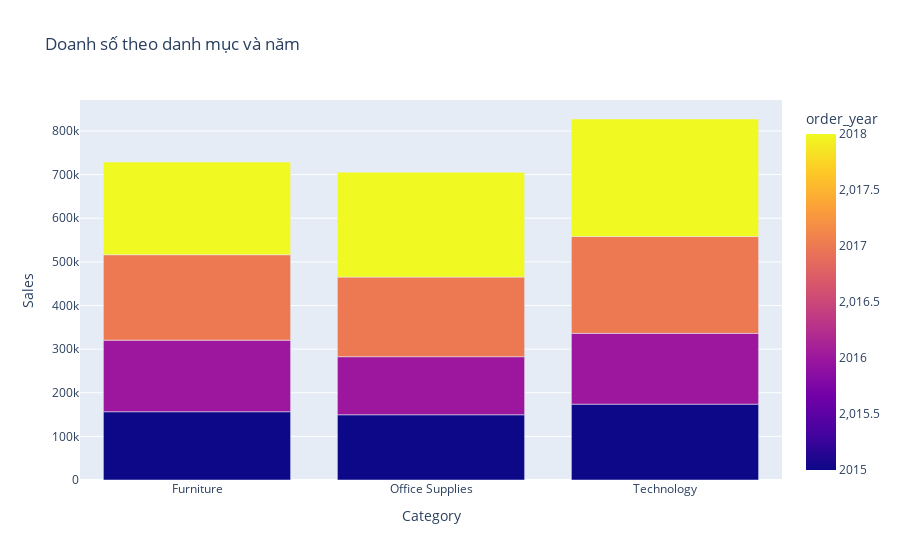

Notebook code for this chart:
### Markdown cell above
**Doanh số theo từng doanh mục theo từng năm**

### Code cell
cats_sales = raw_data.groupby(['Category', 'order_year'])['Sales'].sum()
fig = px.bar(cats_sales.reset_index(), x='Category', y='Sales', color='order_year', barmode='group', title='Doanh số theo danh mục và năm')
fig.show()

### Figure 1 — Plotly figure (JSON) as saved in the notebook; plotly's stock layout.template omitted (floating-point values rounded to 4 significant figures)
{"data": [{"alignmentgroup": "True", "hovertemplate": "Category=%{x}<br>Sales=%{y}<br>order_year=%{marker.color}<extra></extra>", "legendgroup": "", "marker": {"color": [2015, 2016, 2017, 2018, 2015, 2016, 2017, 2018, 2015, 2016, 2017, 2018], "coloraxis": "coloraxis", "pattern": {"shape": ""}}, "name": "", "offsetgroup": "", "orientation": "v", "showlegend": false, "textposition": "auto", "type": "bar", "x": ["Furniture", "Furniture", "Furniture", "Furniture", "Office Supplies", "Office Supplies", "Office Supplies", "Office Supplies", "Technology", "Technology", "Technology", "Technology"], "xaxis": "x", "y": [156500.0, 164100.0, 195800.0, 212300.0, 149500.0, 133100.0, 182400.0, 240400.0, 173900.0, 162300.0, 222000.0, 269400.0], "yaxis": "y"}], "layout": {"barmode": "group", "coloraxis": {"colorbar": {"title": {"text": "order_year"}}, "colorscale": [[0, "#0d0887"], [0.1111, "#46039f"], [0.2222, "#7201a8"], [0.3333, "#9c179e"], [0.4444, "#bd3786"], [0.5556, "#d8576b"], [0.6667, "#ed7953"], [0.7778, "#fb9f3a"], [0.8889, "#fdca26"], [1, "#f0f921"]]}, "legend": {"tracegroupgap": 0}, "title": {"text": "Doanh số theo danh mục và năm"}, "xaxis": {"anchor": "y", "domain": [0, 1], "title": {"text": "Category"}}, "yaxis": {"anchor": "x", "domain": [0, 1], "title": {"text": "Sales"}}}}
